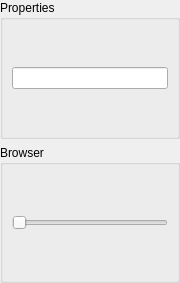
<?xml version="1.0" encoding="UTF-8"?>
<ui version="4.0">
 <class>MusicControl</class>
 <widget class="QWidget" name="MusicControl">
  <property name="geometry">
   <rect>
    <x>0</x>
    <y>0</y>
    <width>180</width>
    <height>283</height>
   </rect>
  </property>
  <property name="minimumSize">
   <size>
    <width>180</width>
    <height>0</height>
   </size>
  </property>
  <property name="windowTitle">
   <string>Music Control</string>
  </property>
  <layout class="QVBoxLayout" name="m_qVerticalLayoutRoot">
   <property name="leftMargin">
    <number>0</number>
   </property>
   <property name="topMargin">
    <number>0</number>
   </property>
   <property name="rightMargin">
    <number>0</number>
   </property>
   <property name="bottomMargin">
    <number>0</number>
   </property>
   <item>
    <widget class="QGroupBox" name="m_qGroupBoxProperties">
     <property name="title">
      <string>Properties</string>
     </property>
     <layout class="QVBoxLayout" name="verticalLayout">
      <item>
       <widget class="QLineEdit" name="m_qLineEditSTCFile"/>
      </item>
     </layout>
    </widget>
   </item>
   <item>
    <widget class="QGroupBox" name="m_qGroupBoxBrowser">
     <property name="title">
      <string>Browser</string>
     </property>
     <layout class="QVBoxLayout" name="m_qVerticalLayoutBrowser">
      <item>
       <widget class="QSlider" name="m_qSliderTimePoint">
        <property name="orientation">
         <enum>Qt::Horizontal</enum>
        </property>
       </widget>
      </item>
     </layout>
    </widget>
   </item>
  </layout>
 </widget>
 <resources/>
 <connections/>
</ui>
